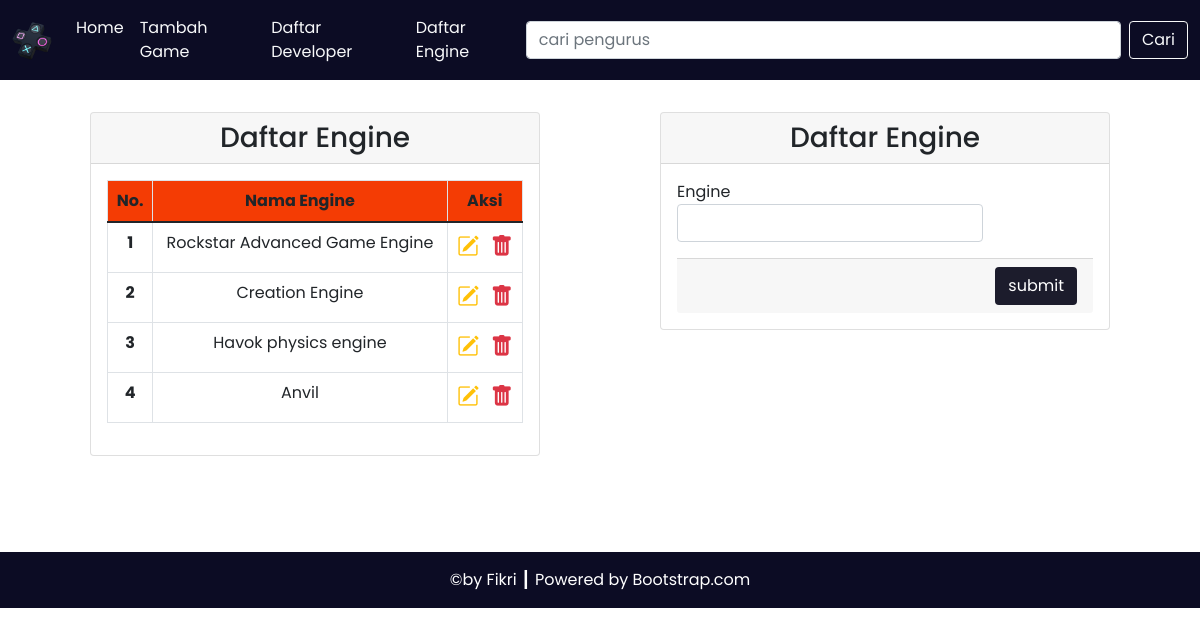
/engine.php, run on the app's committed database.
### tables this page shows
CREATE TABLE `engine` (
  `engine_id` int(11) NOT NULL,
  `engine_nama` varchar(50) DEFAULT NULL
);

### config/db.php (called while the page is built)
<?php
$DB_HOST = "localhost";
$DB_USERNAME = "root";
$DB_PASSWORD = "";
$DB_NAME = "db_ormawa";

### classes/DB.php (called while the page is built, shortened)
<?php
class DB
{
    private $hostname;
    private $username;
    private $password;
    private $dbname;
    private $conn;
    private $result;
    function __construct($hostname, $username, $password, $dbname)
    {
        $this->hostname = $hostname;
        $this->username = $username;
        $this->password = $password;
        $this->dbname = $dbname;
    }
    function open()
    {
        $this->conn = mysqli_connect($this->hostname, $this->username, $this->password, $this->dbname);
    }
    function execute($query)
    {
        $this->result = mysqli_query($this->conn, $query);
    }
    function getResult()
    {
        return mysqli_fetch_array($this->result);
    }
}

### classes/Engine.php (called while the page is built, shortened)
<?php
class Engine extends DB
{
    function getEngine()
    {
        $query = "SELECT * FROM engine";
        return $this->execute($query);
    }
}

### engine.php (the view, shortened to what this page needs)
<?php
include('config/db.php');
include('classes/DB.php');
include('classes/Engine.php');
$jabatan = new Engine($DB_HOST, $DB_USERNAME, $DB_PASSWORD, $DB_NAME);
$jabatan->open();
if (isset($_POST['btn-cari'])) {
    $jabatan->searchEngine($_POST['cari']);
} else {
    $jabatan->getEngine();
}
$header = '<tr>
<th scope="row">No.</th>
<th scope="row">Nama Engine</th>
<th scope="row">Aksi</th>
</tr>';
$data = null;
$no = 1;
while ($div = $jabatan->getResult()) {
    $data .= '<tr>
    <th scope="row">' . $no . '</th>
    <td>' . $div['engine_nama'] . '</td>
    <td style="font-size: 22px;">
        <a href="engine.php?id=' . $div['engine_id'] . '" title="Edit Data"><i class="bi bi-pencil-square text-warning"></i></a>&nbsp;
        <a href="engine.php?hapus=' . $div['engine_id'] . '" title="Delete Data"><i class="bi bi-trash-fill text-danger"></i></a>
        </td>
    </tr>';
    $no++;
}
if (isset($_GET['id'])) {
    $jabatan->getEngineById($_GET['id']);
    $value = $jabatan->getResult();
    $data_form = '<form method="post" enctype="multipart/form-data">
<div class="mb-3 row">
    <label for="jabatan_nama class="col-sm-3 col-form-label">Engine</label>
    <div class="col-sm-9">
        <input type="text" class="form-control" id="jabatan_nama" name="jabatan_nama" value="' . $value["engine_nama"] . '">
    </div>
</div>
<div class="card-footer text-end">
  <button type="submit" class="btn custom-btn text-white" name="submit">submit</button>
</div>
</form>';
} else {
    $data_form = '<form method="post" enctype="multipart/form-data">
    <div class="mb-3 row">
    <label for="jabatan_nama class="col-sm-3 col-form-label">Engine</label>
    <div class="col-sm-9">
    <input type="text" class="form-control" id="jabatan_nama" name="jabatan_nama">
    </div>
    </div>
    <div class="card-footer text-end">
  <button type="submit" class="btn custom-btn text-white" name="submit">submit</button>
    </div>
    </form>';
}

### data on the page
engine: engine_nama "Rockstar Advanced Game Engine"
engine: engine_nama "Creation Engine"
engine: engine_nama "Havok physics engine"
engine: engine_nama "Anvil"
